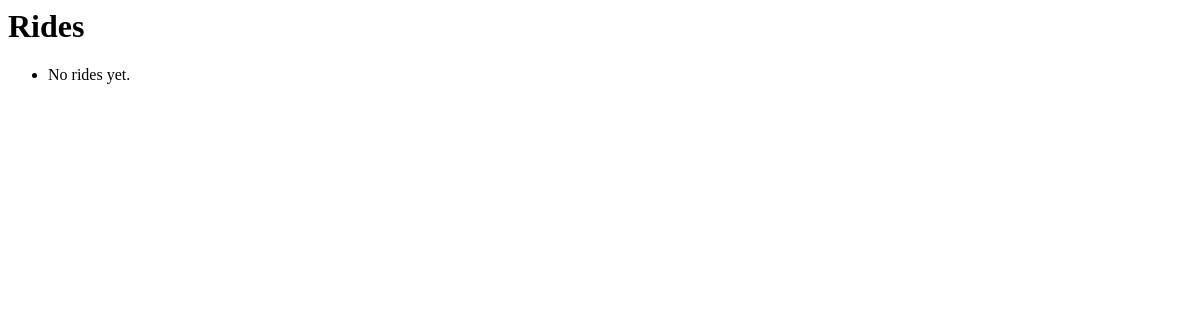
Page /rides on the earlier database version.
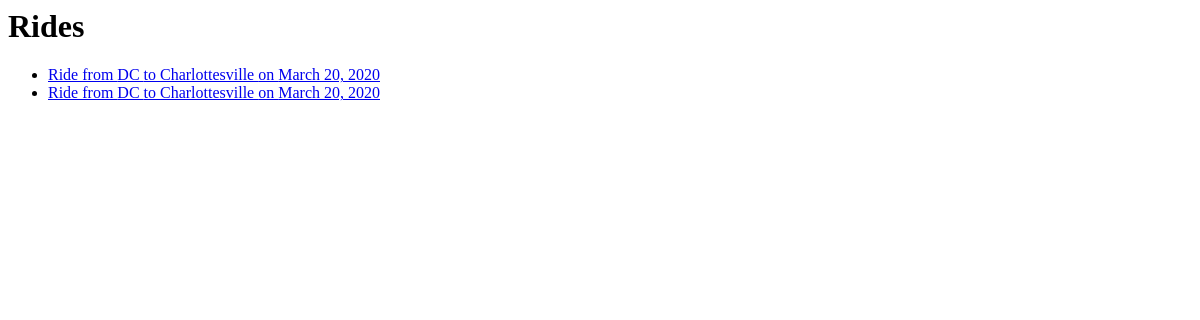
Same page on the later database version.
### Rideshare_app/models.py (models this page shows)
class Ride(models.Model):
    departure_location = models.CharField(max_length = 30)
    destination_location = models.CharField(max_length = 30)
    date = models.DateField()
    driver = models.ForeignKey(Driver, null = True, on_delete = models.CASCADE)
    riders = models.ManyToManyField(Rider, blank = True)

### Rideshare_app/views.py (the view)
# urls.py: path('rides', RidesListView.as_view(), name = "upcoming_rides_list"),
class RidesListView(generic.ListView):
    template_name = 'Rideshare_app/upcoming_rides_list.html'
    context_object_name = 'upcoming_rides_list'
    paginate_by = 10
    def get_queryset(self):
        return Ride.objects.filter(date__gte = timezone.now(), driver__isnull = False)

### Rideshare_app/templates/Rideshare_app/upcoming_rides_list.html
<h1>Rides</h1>
<ul>
{% for ride in upcoming_rides_list %}
    <li><a href="{% url 'ride' ride.id%}">Ride from {{ride.departure_location}} to {{ride.destination_location}} on {{ride.date}}</a></li>
{% empty %}
    <li>No rides yet.</li>
{% endfor %}
</ul>

Differences in the rows shown:
added Ride: departure_location "DC", destination_location "Charlottesville", date "March 20, 2020"
added Ride: departure_location "DC", destination_location "Charlottesville", date "March 20, 2020"
Other differences:
text no longer shown: "No rides yet."
